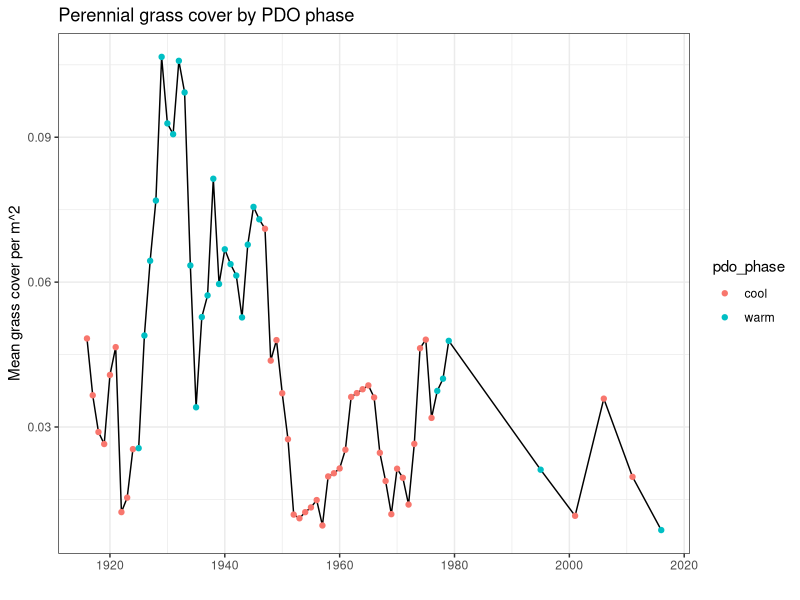
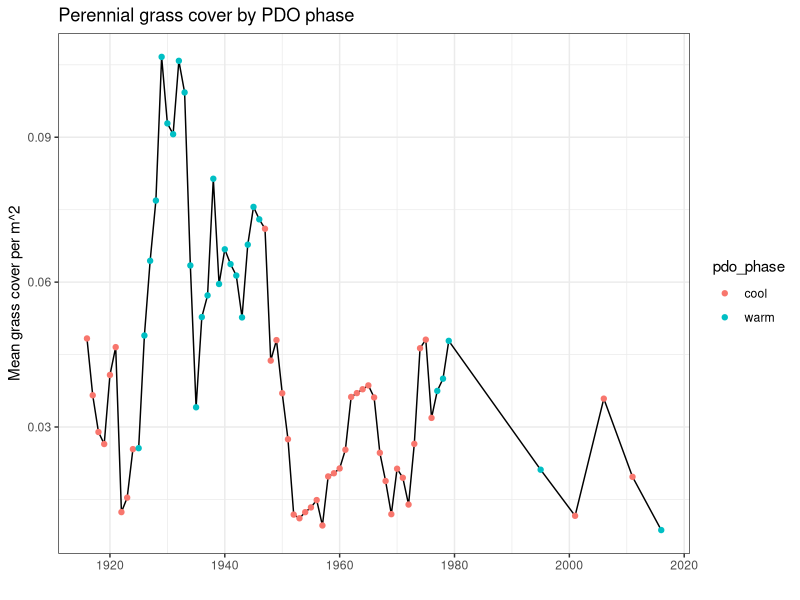

Generate these figures, in order, with R: (Note: this script raises an error after producing the figures.)
#' does total perennial grass cover differ by PDO phase?
#' EMC 4/12/21
#' last run: 7/2/21

library(dplyr)
library(ggplot2)

phases = read.csv('data/PDO_phases_byyear.csv')
# these data files were created in JRN_quadrat_timeseries/trends/overall_grass_shrub_trends_interpolate.R
veg = read.csv('data/grass_shrub_timeseries_imputed.csv') 
yearlygrass = read.csv('data/grass_shrub_trends_yearly.csv')

# merge grass data w pdo data
grass_pdo = merge(yearlygrass, phases, by.x='project_year', by.y='year')


# plot timeseries
pdo_grass_plot = ggplot(grass_pdo, aes(x=project_year, y=mean_grass)) +
  geom_line() +
  geom_point(aes(color=pdo_phase)) +
  xlab('') +
  ylab('Mean grass cover per m^2') +
  ggtitle('Perennial grass cover by PDO phase') +
  theme_bw()
pdo_grass_plot
ggsave('Figures/grass_by_pdo_phase_31quads.png', plot=pdo_grass_plot, width=5, height=3)

write.csv(quads31, 'data/grass_by_pdo_phase_31quadrats.csv', row.names=F)



# test for differences
# repeated measures anova https://www.datanovia.com/en/lessons/repeated-measures-anova-in-r/

# set up data frame
# just use data pre-1995; remove the first year of each new phase: 1925, 1947, 1977, 1999, 2015
grass_pdo_training <- grass_pdo %>% dplyr::filter(project_year<1995) #%>% dplyr::filter(!project_year %in% c(1925, 1947, 1977, 1999, 2015))

# summary stats
grass_pdo_training %>% group_by(pdo_phase) %>% rstatix::get_summary_stats(mean_grass, type='mean_sd')
ggplot(grass_pdo_training, aes(x=pdo_phase, y=mean_grass)) +
  geom_boxplot() +
  geom_jitter(width=.1, alpha=.4) +
  xlab('') +
  ylab('mean yearly grass cover (m^2)') +
  ggtitle('Mean grass cover by PDO phase') +
  theme_bw()

# plot histograms of grass cover during warm or cool phase respectively
warmpdo = dplyr::filter(grass_pdo_training, pdo_phase=='warm')
hist(warmpdo$mean_grass)
coolpdo = dplyr::filter(grass_pdo_training, pdo_phase=='cool')
hist(coolpdo$mean_grass)

# anova of grass cover by phase
res.aov <- aov(mean_grass ~ pdo_phase, data=grass_pdo_training)
summary(res.aov)
# highly significant difference